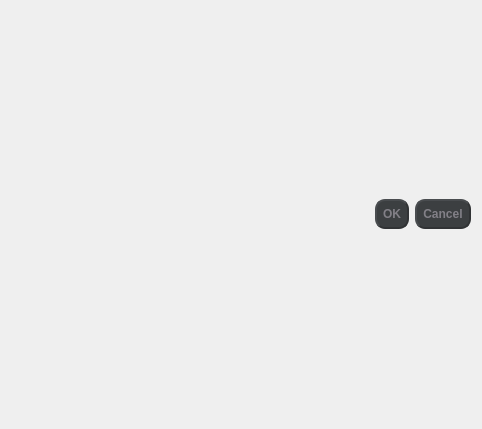
<?xml version="1.0" encoding="UTF-8"?>
<ui version="4.0">
 <class>Settings</class>
 <widget class="QDialog" name="Settings">
  <property name="geometry">
   <rect>
    <x>0</x>
    <y>0</y>
    <width>482</width>
    <height>429</height>
   </rect>
  </property>
  <property name="windowTitle">
   <string>Dialog</string>
  </property>
  <layout class="QVBoxLayout" name="verticalLayout_2">
   <item>
    <widget class="QDialogButtonBox" name="buttonBox">
     <property name="styleSheet">
      <string notr="true">*{
	background-color: rgba(60,63,65,255);
    border-style: outset;
    border-width: 2px;
    border-radius: 10px;
    border-color: rgba(49,51,53,255);
    font:  bold 12px;
    min-width: 3em;
    padding: 6px;
	color: rgba(130,128,135,255);
}
* :pressed {
    background-color: rgba(43,43,43,255);
    border-style: inset;
}</string>
     </property>
     <property name="orientation">
      <enum>Qt::Horizontal</enum>
     </property>
     <property name="standardButtons">
      <set>QDialogButtonBox::Cancel|QDialogButtonBox::Ok</set>
     </property>
    </widget>
   </item>
  </layout>
 </widget>
 <resources/>
 <connections>
  <connection>
   <sender>buttonBox</sender>
   <signal>accepted()</signal>
   <receiver>Settings</receiver>
   <slot>accept()</slot>
   <hints>
    <hint type="sourcelabel">
     <x>248</x>
     <y>254</y>
    </hint>
    <hint type="destinationlabel">
     <x>157</x>
     <y>274</y>
    </hint>
   </hints>
  </connection>
  <connection>
   <sender>buttonBox</sender>
   <signal>rejected()</signal>
   <receiver>Settings</receiver>
   <slot>reject()</slot>
   <hints>
    <hint type="sourcelabel">
     <x>316</x>
     <y>260</y>
    </hint>
    <hint type="destinationlabel">
     <x>286</x>
     <y>274</y>
    </hint>
   </hints>
  </connection>
 </connections>
</ui>
